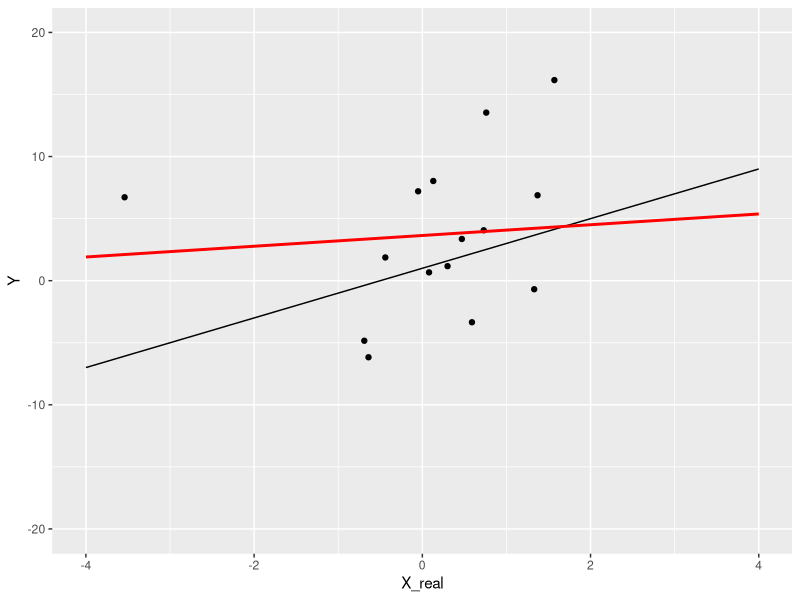
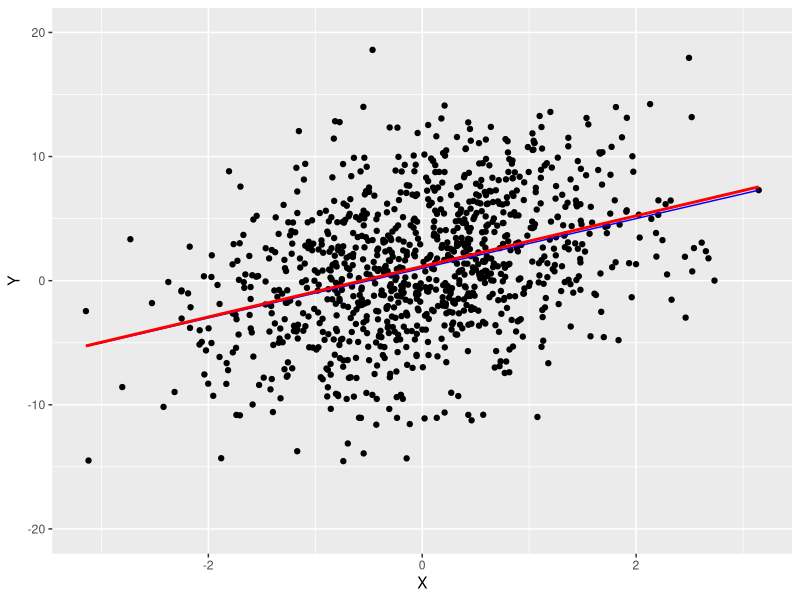
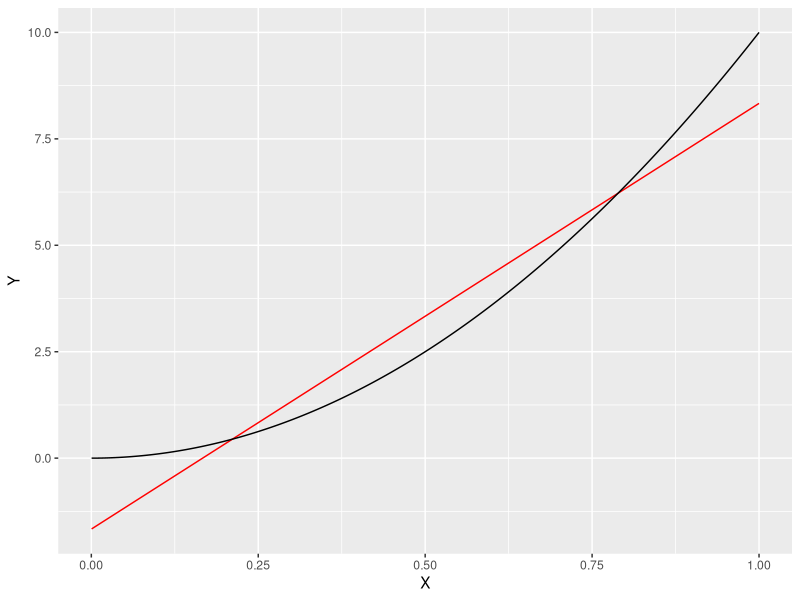
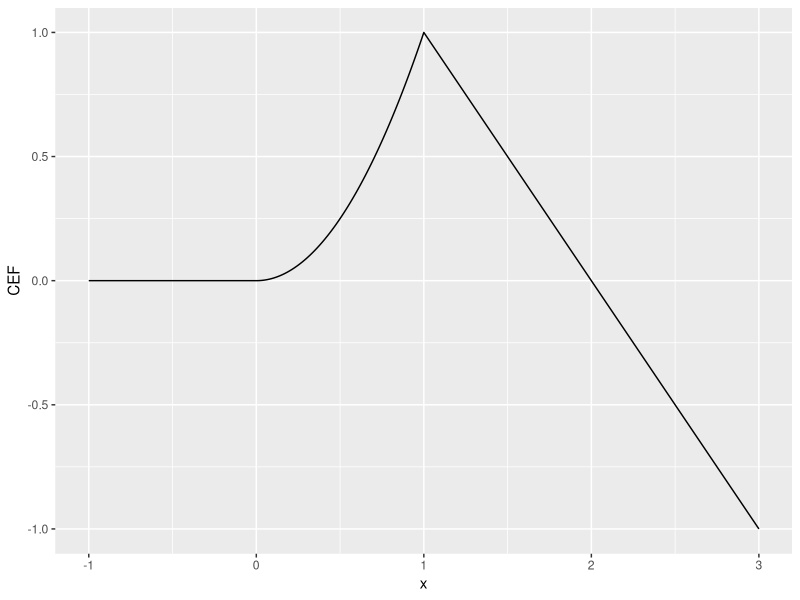
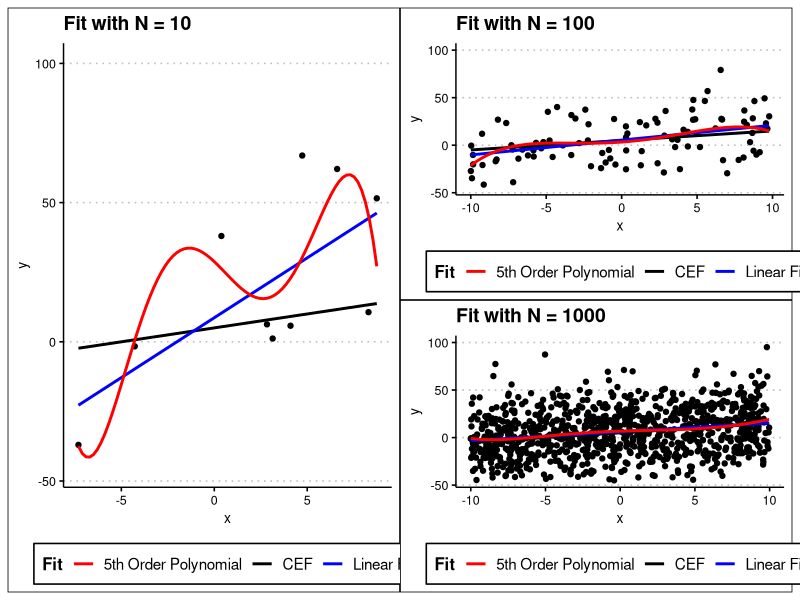

The R source for these figures, in order:
## ---- chunk 1
knitr::opts_chunk$set(echo = TRUE)
## ---- chunk 2
library(tidyverse)
library(patchwork)
## ---- chunk 3
X <- c(1.37, 0.3, 1.57, -.69, -.64, .08, .47, 1.33, .13, .59, -.44, .76, .73, -3.54, -0.05)

Y <- c(6.88, 1.17, 16.16, -4.84, -6.17, 0.67, 3.36, -.69, 8.03, -3.35, 1.87, 13.54, 4.06, 6.72, 7.20)

X_real <- seq(-4,4,by=c(8/14))
CEF <- 1 + 2*X_real
df <- tibble(X = X,
             Y = Y,
             CEF = CEF,
             X_real = X_real)

## ---- chunk 4
df %>%
  ggplot(aes(X_real, Y))+
  geom_point(aes(x=X, y = Y))+
  geom_line(aes(y=CEF))+
  geom_smooth(method = "lm", se = F, color = "red")+
  ylim(-20,20)
## ---- chunk 5
X <- rnorm(1000)
U <- rnorm(1000)
Y <- 1 + 2*X + 5*U
CEF <- 1 + 2*X
df <- tibble(X = X,
             Y = Y,
             CEF = CEF)

df %>%
  ggplot(aes(X, Y))+
  geom_point(aes(x=X, y = Y))+
  geom_line(aes(y=CEF), color = "blue")+
  geom_smooth(method = "lm", se = F, color = "red")+
  ylim(-20,20)
## ---- chunk 6
X <- runif(1000)
Y <- 10*X^2 + rnorm(1000)
CEF <- 10*X^2 
BLP <- -5/3 + 10*X

quad <- tibble(
  X = X,
  Y = Y,
  CEF = CEF,
  BLP = BLP
)

quad %>% 
  ggplot(aes(X,BLP))+
  geom_line(color = "red")+
  geom_line(aes(x = X,y=CEF), color = "black")+
  ylab("Y")
## ---- chunk 7
# TODO Fill in this example 
cef <- function(x){
  # A function to create a nonlinear CEF 
  # x = a numeric value
  if(x >= -1 & x <=0){
    return(0)
  }

  if(x > 0 & x < 1){
    return(x^2)
  }
  if(x >=1 & x <= 3){
    return(2-x)
  }
}

x <- seq(-1,3, by = 0.01)
CEF <- unlist(lapply(x, cef))

df <- tibble(
  x = x,
  CEF = CEF, 
)

df %>% 
  ggplot(aes(x, CEF))+
  geom_line()
## ---- chunk 8
overfit_plot <- function(N){
  set.seed(42)
  p<-tibble(
    x = runif(N, -10, 10),
    e = rnorm(N, 0, 25),
    y = x + 5 + e,
    CEF = x + 5)%>% 
    ggplot(aes(x = x, y))+
    geom_point(aes(y=y))+
    geom_line(aes(y=CEF,color = "CEF"), size = 1)+
    stat_smooth(aes(color = "Linear Fit"),method = "lm", formula = y~x, size = 1, se = F)+
    stat_smooth(aes(color = "5th Order Polynomial"),method = "lm", formula = y~poly(x, 5, raw = TRUE), 
                size = 1,se = F)+
    ggthemes::theme_clean()+
    scale_color_manual(name = "Fit", 
                     values = c("CEF" = "black", "Linear Fit" = "blue", "5th Order Polynomial"="red"),
                     guide = "legend")+
    theme(legend.position = "bottom")+
    ylim(-45,100)+
    ggtitle(paste0("Fit with N = ", N))
  p
}

plots <- map(list(10,100,1000), ~overfit_plot(.x))

plots[[1]] + (plots[[2]] / plots[[3]])+
  plot_layout(widths = c(4,4))

